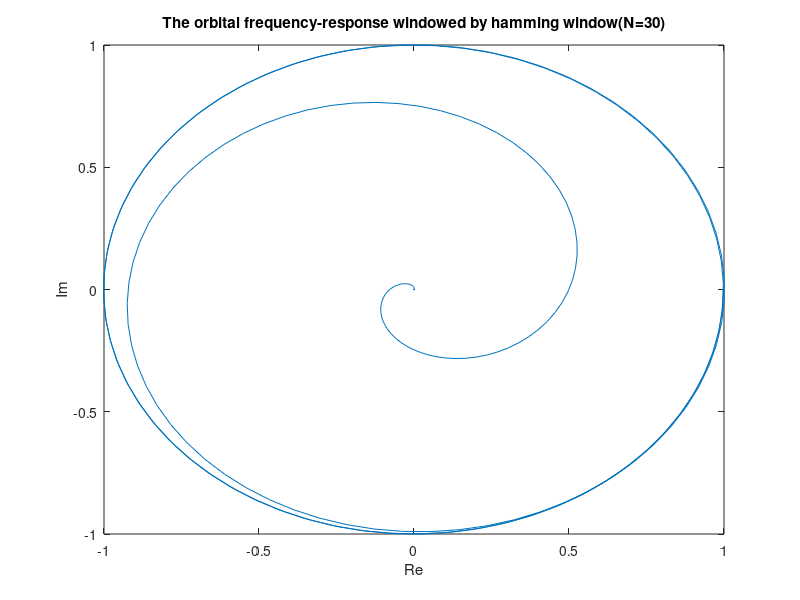
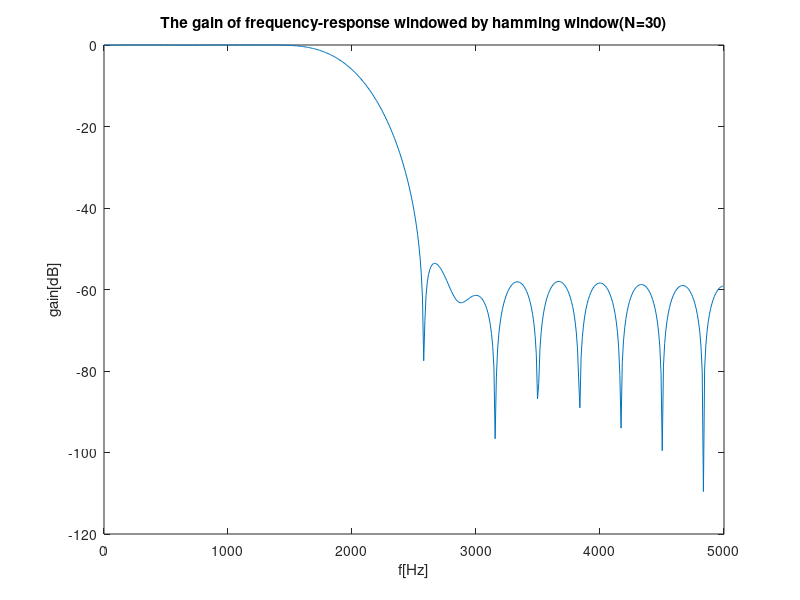
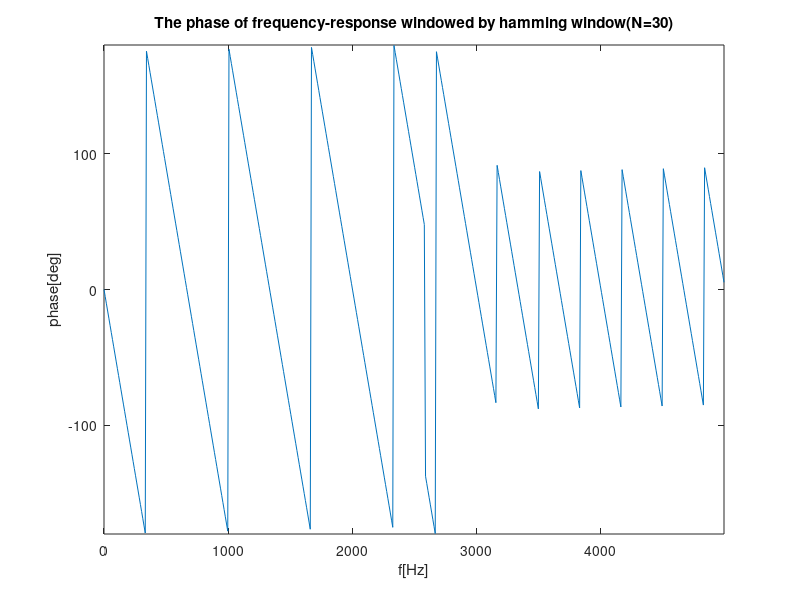
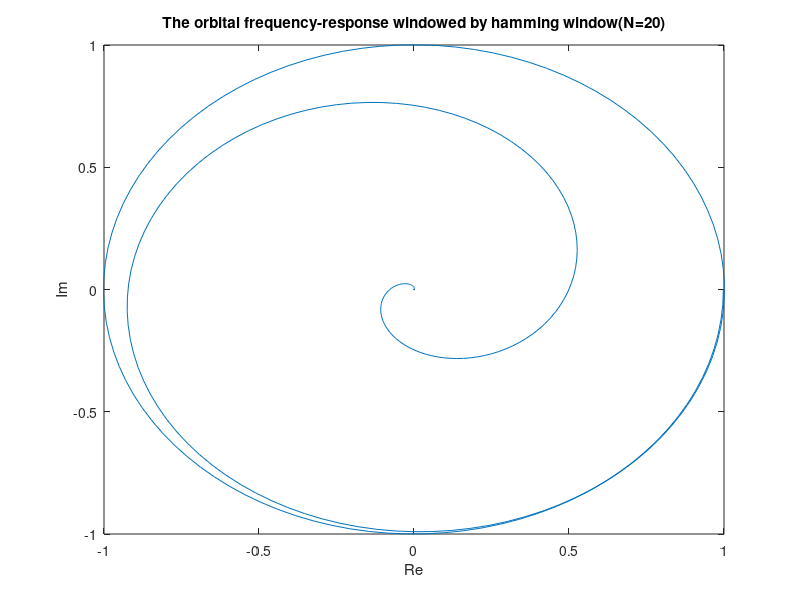

Write the MATLAB code that produced these figures, in order.
% sampling frequency
fs = 10000;
% cut-off frequency
fc = 2000;

% the frequency ratio
r_f = fc/fs;


% the order of low-pass filter
N = 30;

% the length of low-pass filter
M = N + 1;

% the group delay is given by L / fs
L = N / 2;

% the time domain impluse signal
n = 0:1:M - 1; %time-step
h = 2*r_f*sinc(2*r_f*(n-L));

fw = hamming(M);
h = h .* fw';

[H,w] = freqz(h,1);

plot(H);
t_name = sprintf('The orbital frequency-response windowed by hamming window(N=%d)',N);
title(t_name);
axis([-1,1,-1,1]);
xlabel("Re");
ylabel("Im");
fname = sprintf('frequency/orbit/Orbital_frequency_response_windowed_by_hamming_window_N_%d.png',N)
print(fname,'-dpng');
hold off

f = (fs*w)/(2*pi);

amp = abs(H);
gain_max = max(amp);
gain = 20*log10(amp/gain_max);

plot(f,gain);
t_name = sprintf("The gain of frequency-response windowed by hamming window(N=%d)",N)
title(t_name);
xlabel("f[Hz]");
ylabel("gain[dB]");
fname = sprintf('frequency/gain/Gain_of_frequency_response_windowed_by_hamming_window_N_%d.png',N);
print(fname,'-dpng');
hold off

phase = angle(H)/(pi/180);
plot(f,phase);
t_name = sprintf('The phase of frequency-response windowed by hamming window(N=%d)',N);
title(t_name);
axis([-inf,inf,-180,180]);
xlabel("f[Hz]");
ylabel("phase[deg]");
fname = sprintf('frequency/phase/Phase_of_frequency_response_windowed_by_hamming_window_N_%d.png',N);
print(fname,'-dpng');



% the order of low-pass filter
N = 20;

% the length of low-pass filter
M = N + 1;

% the group delay is given by L / fs
L = N / 2;

% the time domain impluse signal
n = 0:1:M - 1; %time-step
h = 2*r_f*sinc(2*r_f*(n-L));

fw = hamming(M);
h = h .* fw';

[H,w] = freqz(h,1);

plot(H);
t_name = sprintf('The orbital frequency-response windowed by hamming window(N=%d)',N);
title(t_name);
axis([-1,1,-1,1]);
xlabel("Re");
ylabel("Im");
fname = sprintf('frequency/orbit/Orbital_frequency_response_windowed_by_hamming_window_N_%d.png',N)
print(fname,'-dpng');
hold off

f = (fs*w)/(2*pi);

amp = abs(H);
gain_max = max(amp);
gain = 20*log10(amp/gain_max);

plot(f,gain);
t_name = sprintf("The gain of frequency-response windowed by hamming window(N=%d)",N)
title(t_name);
xlabel("f[Hz]");
ylabel("gain[dB]");
fname = sprintf('frequency/gain/Gain_of_frequency_response_windowed_by_hamming_window_N_%d.png',N);
print(fname,'-dpng');
hold off

phase = angle(H)/(pi/180);
plot(f,phase);
t_name = sprintf('The phase of frequency-response windowed by hamming window(N=%d)',N);
title(t_name);
axis([-inf,inf,-180,180]);
xlabel("f[Hz]");
ylabel("phase[deg]");
fname = sprintf('frequency/phase/Phase_of_frequency_response_windowed_by_hamming_window_N_%d.png',N);
print(fname,'-dpng');


% the order of low-pass filter
N = 10;

% the length of low-pass filter
M = N + 1;

% the group delay is given by L / fs
L = N / 2;

% the time domain impluse signal
n = 0:1:M - 1; %time-step
h = 2*r_f*sinc(2*r_f*(n-L));

fw = hamming(M);
h = h .* fw';

[H,w] = freqz(h,1);

plot(H);
t_name = sprintf('The orbital frequency-response windowed by hamming window(N=%d)',N);
title(t_name);
axis([-1,1,-1,1]);
xlabel("Re");
ylabel("Im");
fname = sprintf('frequency/orbit/Orbital_frequency_response_windowed_by_hamming_window_N_%d.png',N)
print(fname,'-dpng');
hold off

f = (fs*w)/(2*pi);

amp = abs(H);
gain_max = max(amp);
gain = 20*log10(amp/gain_max);

plot(f,gain);
t_name = sprintf("The gain of frequency-response windowed by hamming window(N=%d)",N)
title(t_name);
xlabel("f[Hz]");
ylabel("gain[dB]");
fname = sprintf('frequency/gain/Gain_of_frequency_response_windowed_by_hamming_window_N_%d.png',N);
print(fname,'-dpng');
hold off

phase = angle(H)/(pi/180);
plot(f,phase);
t_name = sprintf('The phase of frequency-response windowed by hamming window(N=%d)',N);
title(t_name);
axis([-inf,inf,-180,180]);
xlabel("f[Hz]");
ylabel("phase[deg]");
fname = sprintf('frequency/phase/Phase_of_frequency_response_windowed_by_hamming_window_N_%d.png',N);
print(fname,'-dpng');
